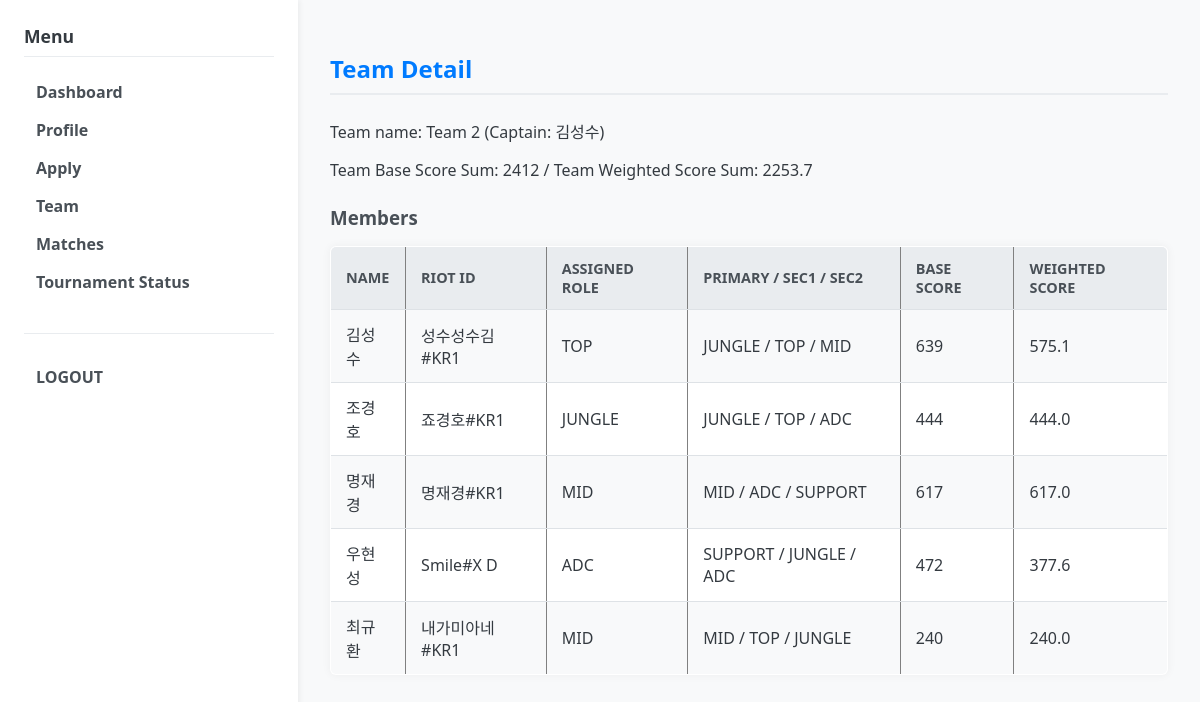
Page /team/2 (signed in) on the committed database.
### models.py (models this page shows)
class Team(db.Model):
    __tablename__ = "teams"
    id = db.Column(db.Integer, primary_key=True)
    name = db.Column(db.String(64), nullable=False)
    tournament_id = db.Column(db.Integer, db.ForeignKey("tournaments.id"), nullable=False)
    captain_user_id = db.Column(db.Integer, db.ForeignKey("users.id"))
    tournament = db.relationship("Tournament", back_populates="teams")
    members = db.relationship("TeamMember", back_populates="team")
    captain = db.relationship("User", foreign_keys=[captain_user_id])

class User(db.Model):
    __tablename__ = "users"
    id = db.Column(db.Integer, primary_key=True)
    username = db.Column(db.String(64), unique=True, nullable=False)
    password_hash = db.Column(db.String(128), nullable=False)
    role = db.Column(db.String(50), default="USER")  # USER, ADMIN
    approval_status = db.Column(db.String(16), default="PENDING") # PENDING, APPROVED, REJECTED
    student_id = db.Column(db.String(20))      # 학번
    real_name = db.Column(db.String(64))       # 이름
    summoner_riot_id = db.Column(db.String(64))  # "닉네임#태그" 형식 (예: Clyde00#KR1)
    puuid = db.Column(db.String(128))
    tier = db.Column(db.String(32))
    solo_tier = db.Column(db.String(32))  # 예: "PLATINUM IV"
    flex_tier = db.Column(db.String(32))  # 예: "GOLD III"
    actual_score = db.Column(db.Integer)  # 관리자 입력 실제 점수
    primary_role = db.Column(db.String(16))
    secondary_role1 = db.Column(db.String(16))
    secondary_role2 = db.Column(db.String(16))
    created_at = db.Column(db.DateTime, default=datetime.utcnow)
    participants = db.relationship("Participant", back_populates="user")

class TeamMember(db.Model):
    __tablename__ = "team_members"
    id = db.Column(db.Integer, primary_key=True)
    team_id = db.Column(db.Integer, db.ForeignKey("teams.id"), nullable=False)
    participant_id = db.Column(db.Integer, db.ForeignKey("participants.id"), nullable=False)
    assigned_role = db.Column(db.String(16))  # 예: "TOP", "JUNGLE", ...
    team = db.relationship("Team", back_populates="members")
    participant = db.relationship("Participant", back_populates="team_membership")

### app.py (the view)
@app.route("/team/<int:team_id>")
@login_required()  # USER, ADMIN 모두 접근 가능
def team_detail(team_id):
    team = Team.query.get_or_404(team_id)
    base_total = 0
    weighted_total = 0
    for tm in team.members:
        u = tm.participant.user
        base = get_user_score(u)
        w_score = get_member_weighted_score(u, tm.assigned_role)
        base_total += base
        weighted_total += w_score
        tm.base_score = base
        tm.weighted_score = w_score
    team.base_total = base_total
    team.weighted_total = weighted_total
    return render_template("team/detail.html", team=team)

### app.py (called while the page is built)
def current_user():
    user_id = session.get("user_id")
    if not user_id:
        return None
    user = User.query.get(user_id)
    return user

def login_required(role=None):
    def decorator(fn):
        from functools import wraps
        @wraps(fn)
        def wrapper(*args, **kwargs):
            user = current_user()
            active_role = session.get("role")
            if not user or not active_role:
                return redirect(url_for("login_page"))
            if role and active_role != role:
                flash("Permission denied. You are logged in as " + active_role + ".")
                return redirect(url_for("login_page"))
            return fn(*args, **kwargs)
        return wrapper
    return decorator

def get_user_score(user) -> int:
    if user.actual_score is not None:
        return user.actual_score
    est = calculate_estimated_score(user)
    if est is not None:
        return est
    return 0

def get_member_weight(user, assigned_role: str | None) -> float:
    if not assigned_role:
        return 1.0
    if assigned_role == user.primary_role:
        return 1.0
    if assigned_role == user.secondary_role1:
        return 0.9
    if assigned_role == user.secondary_role2:
        return 0.8
    return 1.0

def get_member_weighted_score(user, assigned_role: str | None) -> float:
    base = get_user_score(user)
    w = get_member_weight(user, assigned_role)
    return base * w

@app.context_processor
def inject_helpers():
    return dict(
        calculate_estimated_score=calculate_estimated_score,
        get_user_score=get_user_score,
        get_member_weighted_score=get_member_weighted_score,
    )

### templates/team/detail.html
{% extends "base.html" %}
{% block content %}
<h2>Team Detail</h2>
<p>
    Team name: {{ team.name }}
    {% if team.captain %}
        (Captain: {{ team.captain.real_name or team.captain.username }})
    {% endif %}
</p>
<p>
    Team Base Score Sum: {{ team.base_total }} /
    Team Weighted Score Sum: {{ "%.1f"|format(team.weighted_total) }}
</p>
<h3>Members</h3>
<table border="1" cellpadding="4">
    <tr>
        <th>Name</th>
        <th>Riot ID</th>
        <th>Assigned Role</th>
        <th>Primary / Sec1 / Sec2</th>
        <th>Base Score</th>
        <th>Weighted Score</th>
    </tr>
    {% for tm in team.members %}
        {% set u = tm.participant.user %}
        <tr>
            <td>{{ u.real_name or u.username }}</td>
            <td>{{ u.summoner_riot_id or "-" }}</td>
            <td>{{ tm.assigned_role or "-" }}</td>
            <td>
                {{ u.primary_role or "-" }} /
                {{ u.secondary_role1 or "-" }} /
                {{ u.secondary_role2 or "-" }}
            </td>
            <td>{{ tm.base_score }}</td>
            <td>{{ "%.1f"|format(tm.weighted_score) }}</td>
        </tr>
    {% endfor %}
</table>
{% endblock %}

### static/css/style.css (style rules this page uses)
body { font-family: 'Segoe UI', Tahoma, Geneva, Verdana, sans-serif; margin: 0; padding: 0; background-color: #f8f9fa; color: #343a40; }
h2 { color: #007bff; border-bottom: 2px solid #e9ecef; padding-bottom: 0.5rem; margin-bottom: 1.5rem; }
h3 { color: #495057; margin-top: 1.5rem; margin-bottom: 1rem; }
table { width: 100%; border-collapse: collapse; margin-bottom: 1.5rem; background-color: #ffffff; box-shadow: 0 0 10px rgba(0, 0, 0, 0.05); border-radius: 6px; overflow: hidden; }
table th, table td { padding: 12px 15px; text-align: left; border-bottom: 1px solid #dee2e6; }
table th { background-color: #e9ecef; color: #495057; font-weight: 600; text-transform: uppercase; font-size: 0.9rem; }
table tr:last-child td { border-bottom: none; }
table tr:nth-child(even) { background-color: #f8f9fa; }

### rows in the picture
Team: name "Team 2"
User: captain "김성수", real_name "김성수", summoner_riot "성수성수김#KR1", primary_role "JUNGLE", secondary_role1 "TOP", secondary_role2 "MID"
TeamMember: assigned_role "TOP", base_score "639", weighted_score "575.1"
TeamMember: assigned_role "JUNGLE", base_score "444", weighted_score "444.0"
User: real_name "조경호", summoner_riot "죠경호#KR1", primary_role "JUNGLE", secondary_role1 "TOP", secondary_role2 "ADC"
TeamMember: assigned_role "MID", base_score "617", weighted_score "617.0"
User: real_name "명재경", summoner_riot "명재경#KR1", primary_role "MID", secondary_role1 "ADC", secondary_role2 "SUPPORT"
TeamMember: assigned_role "ADC", base_score "472", weighted_score "377.6"
User: real_name "우현성", summoner_riot "Smile#X D", primary_role "SUPPORT", secondary_role1 "JUNGLE", secondary_role2 "ADC"
TeamMember: assigned_role "MID", base_score "240", weighted_score "240.0"
User: real_name "최규환", summoner_riot "내가미아네#KR1", primary_role "MID", secondary_role1 "TOP", secondary_role2 "JUNGLE"

### other values in the picture
{{ team.base_total }} "2412"
{{ "%.1f"|format(team.weighted_total) }} "2253.7"
